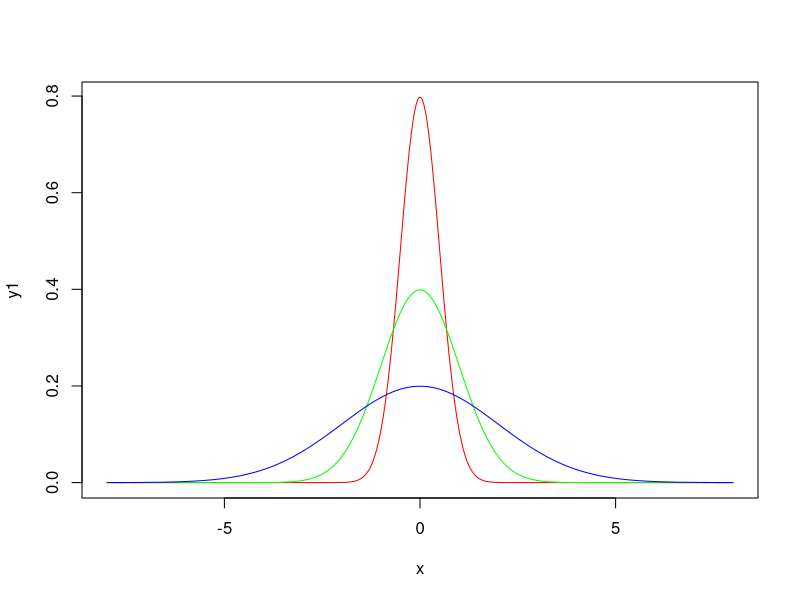

Reproduce this figure in R.

factorial(20)/(factorial(3)*factorial(17))
choose(20,3)

choose(20,17)


pos.d <- 0.009/(0.009+0.001)
pos.d

neg.notd <- 0.891/(0.891+0.0991)
neg.notd

d.pos <- 0.009/(0.009+0.099)
d.pos

d.neg <- 0.002/(0.001+0.891)

####

a1 <-0.7
a2 <- 0.2
a3 <-0.1
b.a1 <- 0.9 
b.a2<-0.01
b.a3<-0.01
b<-b.a1*a1+b.a2*a2+b.a3*a3
a1.b<-b.a1*a1/b
a1.b



choose(4,2)*0.91^2*(1-0.91)^2
# more compactly
dbinom(x=2,size=4,p=0.91)



1-pnorm(q=(1-3)/sqrt(5))
1-pnorm(q=1,mean=3,sd=sqrt(5))


pnorm(1)-pnorm(-1)
pnorm(2)-pnorm(-2)
pnorm(3)-pnorm(-3)

dnorm(1)
dnorm(-1)
pnorm(0.95)
1-pnorm(-0.95)


x<-seq(-8,8,length=400)
y1<-dnorm(x,mean=0,sd=0.5)
y2<-dnorm(x,mean=0,sd=1) 
y3<-dnorm(x,mean=0,sd=2)
plot(y1~x,type="l",col="red")
lines(y2~x,type="l",col="green")
lines(y3~x,type="l",col="blue")


n <- 125
sigma <- sqrt(5)
mu <-5
pnorm(5.5,mean = 5,sd =sigma/sqrt(n))
# alternatively
pnorm(2.5)

